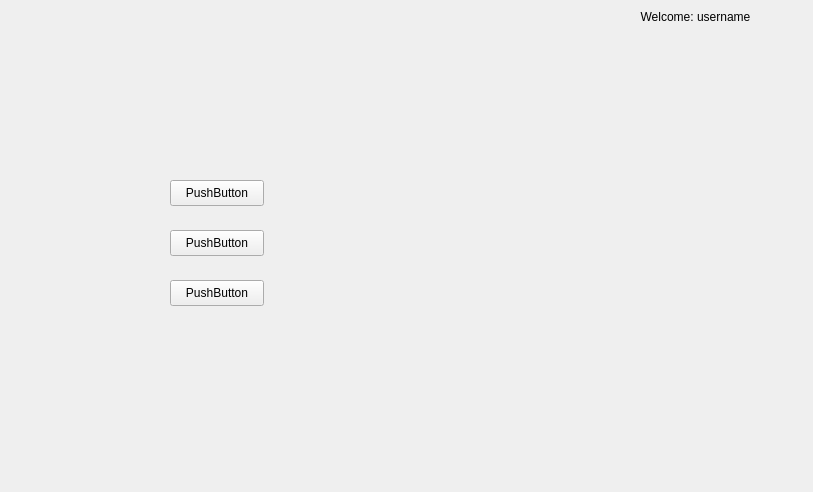
<?xml version="1.0" encoding="UTF-8"?>
<ui version="4.0">
 <class>DashboardWindow</class>
 <widget class="QWidget" name="DashboardWindow">
  <property name="geometry">
   <rect>
    <x>0</x>
    <y>0</y>
    <width>813</width>
    <height>492</height>
   </rect>
  </property>
  <property name="windowTitle">
   <string>Form</string>
  </property>
  <widget class="QPushButton" name="addLotButton">
   <property name="geometry">
    <rect>
     <x>170</x>
     <y>180</y>
     <width>94</width>
     <height>26</height>
    </rect>
   </property>
   <property name="text">
    <string>PushButton</string>
   </property>
  </widget>
  <widget class="QPushButton" name="raiseLotsButton">
   <property name="geometry">
    <rect>
     <x>170</x>
     <y>230</y>
     <width>94</width>
     <height>26</height>
    </rect>
   </property>
   <property name="text">
    <string>PushButton</string>
   </property>
  </widget>
  <widget class="QPushButton" name="allLotsButton">
   <property name="geometry">
    <rect>
     <x>170</x>
     <y>280</y>
     <width>94</width>
     <height>26</height>
    </rect>
   </property>
   <property name="text">
    <string>PushButton</string>
   </property>
  </widget>
  <widget class="QWidget" name="verticalLayoutWidget">
   <property name="geometry">
    <rect>
     <x>590</x>
     <y>10</y>
     <width>211</width>
     <height>80</height>
    </rect>
   </property>
   <layout class="QVBoxLayout" name="verticalLayout">
    <item>
     <widget class="QLabel" name="welcomeLabel">
      <property name="text">
       <string>Welcome: username</string>
      </property>
      <property name="alignment">
       <set>Qt::AlignmentFlag::AlignHCenter|Qt::AlignmentFlag::AlignTop</set>
      </property>
     </widget>
    </item>
   </layout>
  </widget>
 </widget>
 <resources/>
 <connections/>
</ui>
